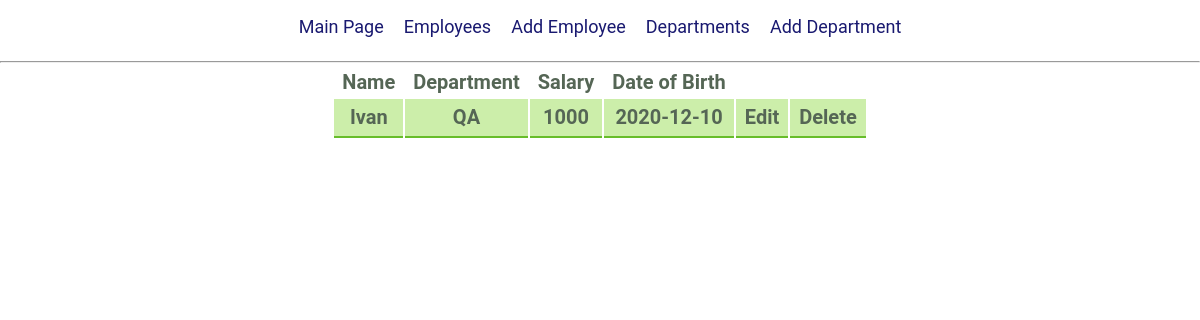
The app's page /employee/10 with its own data.
### models/db_tables.py (models this page shows, shortened)
class Employee(db.Model):
    id = db.Column(db.Integer, primary_key=True)
    department = db.Column(db.String(50), nullable=False)
    name = db.Column(db.String(50), nullable=False)
    salary = db.Column(db.Integer, nullable=False)
    birth = db.Column(db.String(10), nullable=False)

### views/emp_views.py (the view)
@view_employees.route('/employee/<int:_id>')
def show_emp(_id):
    employees = []
    employees.append(Employee.query.get(_id))
    return render_template('employees.html', employees=employees)

### templates/employees.html (shortened to what this page needs)
<!DOCTYPE html>
<html lang = "en">
<head>
   <link rel="stylesheet" type="text/css" href="{{ url_for('static',filename='main.css') }}">
   <link rel="stylesheet" type="text/css" href="{{ url_for('static',filename='tables.css') }}">
</head>
   <body>
      <header>
         <div class="container">
            <ul class="nav">
                <li>
                  <a href = "{{ url_for('view_employees.index') }}">Main Page</a>
               </li>
               <li>
                  <a href = "{{ url_for('view_employees.show_all_emp') }}">Employees</a>
               </li>
               <li>
                  <a href = "{{ url_for('crud_emp.new_emp') }}">Add Employee</a>
               </li>
               <li>
                  <a href = "{{ url_for('view_departments.show_all_dep') }}">Departments</a>
               </li>
               <li>
                  <a href = "{{ url_for('crud_dep.new_dep') }}">Add Department</a>
            </ul>
         </div>
      </header>
      <hr/>
      <section class="main">
         <div class="container">
            <div class="main_part">
            <table>
               <thead>
                  <tr>
                     <th>Name</th>
                     <th>Department</th>
                     <th>Salary</th>
                     <th>Date of Birth</th>
                  </tr>
               </thead>
               <tbody>
                  {% for employee in employees %}
                     <tr>
                        <td><a href="/employee/{{ employee.id }}">{{ employee.name }}</a></td>
                        <td>{{ employee.department }}</td>
                        <td>{{ employee.salary }}</td>
                        <td>{{ employee.birth }}</td>
                        <td><a href="/employee/{{ employee.id }}/edit">Edit</a></td>
                        <td><a href="/employee/{{ employee.id }}/del">Delete</a></td>
                     </tr>
                  {% endfor %}
               </tbody>
            </table>
            </div>
         </div>
      </section>
   </body>
</html>

### static/main.css (style rules this page uses)
body { padding: 0; margin: 0; }
.container { margin: 0 auto; width: 90%; display: flex; justify-content: center; }
.nav { display: flex; }
.nav a { text-decoration: none; font-family: Roboto, sans-serif; font-size: 18px; color: #191970; }
.nav li { margin-right: 20px; display: block; }
.main_part { display: block; }

### static/tables.css (style rules this page uses)
table { background-color: #FFF; border: none; color: #565; font: 20px Roboto, sans-serif; }
table, td, th { margin: 0; padding: 0; vertical-align: middle; text-align: center; }
tbody td { background-color: #DFC; border-bottom: 2px solid #B3DE94; border-top: 3px solid #FFFFFF; padding: 9px; }
thead th, tr { font-size: 20px; font-weight: bold; line-height: 19px; padding: 0 8px 2px; text-align:center; }
tbody tr td { background-color: #CEA; border-bottom: 2px solid #67BD2A; }
a { text-decoration: none; color: #565; }

### records on screen
Employee: name "Ivan", department "QA", salary "1000", birth "2020-12-10"
